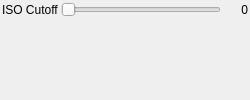
    <widget class="QWidget" name="dockWidgetPreprocessingContents">
     <property name="geometry">
      <rect>
       <x>0</x>
       <y>0</y>
       <width>250</width>
       <height>100</height>
      </rect>
     </property>
     <layout class="QVBoxLayout" name="verticalLayoutPreprocessing">
      <property name="spacing">
       <number>2</number>
      </property>
      <property name="leftMargin">
       <number>2</number>
      </property>
      <property name="topMargin">
       <number>2</number>
      </property>
      <property name="rightMargin">
       <number>2</number>
      </property>
      <property name="bottomMargin">
       <number>2</number>
      </property>
     <item>
      <layout class="QHBoxLayout" name="isoCutoffLayout">
       <item>
        <widget class="QLabel" name="lblIsoCutoff">
         <property name="text">
          <string>ISO Cutoff</string>
         </property>
        </widget>
       </item>
       <item>
        <widget class="QSlider" name="sliderIsoCutoff">
         <property name="minimum">
          <number>0</number>
         </property>
         <property name="maximum">
          <number>255</number>
         </property>
         <property name="value">
          <number>0</number>
         </property>
         <property name="orientation">
          <enum>Qt::Horizontal</enum>
         </property>
        </widget>
       </item>
       <item>
        <widget class="QLabel" name="lblIsoCutoffValue">
         <property name="text">
          <string>0</string>
         </property>
         <property name="minimumSize">
          <size>
           <width>25</width>
           <height>0</height>
          </size>
         </property>
         <property name="alignment">
          <set>Qt::AlignRight|Qt::AlignVCenter</set>
         </property>
        </widget>
       </item>
      </layout>
     </item>
     <item>
      <spacer name="verticalSpacerPreprocessing">
       <property name="orientation">
        <enum>Qt::Vertical</enum>
       </property>
       <property name="sizeHint" stdset="0">
        <size>
         <width>20</width>
         <height>40</height>
        </size>
       </property>
      </spacer>
     </item>
    </layout>
   </widget>
